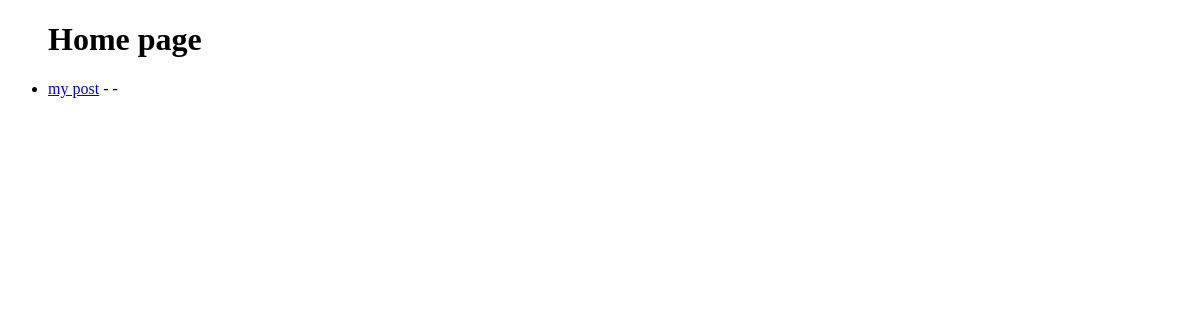
/, run on an earlier commit of the app's database.
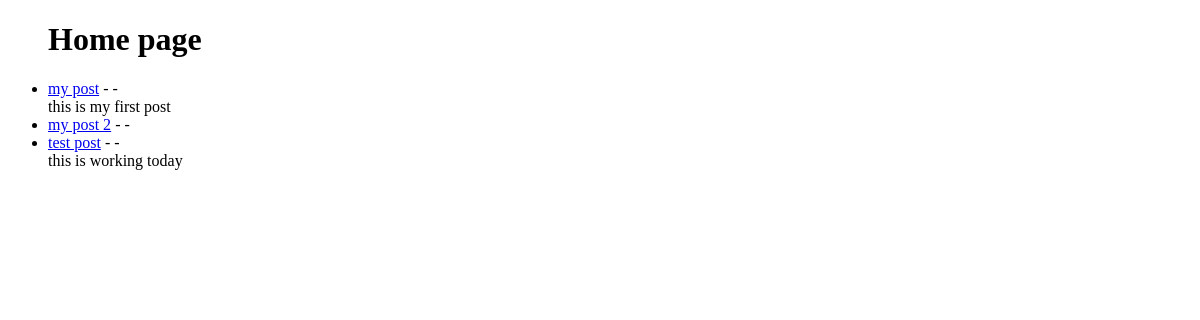
And on a later commit of the database.
### blog/models.py (models this page shows, shortened)
class Post(models.Model):
    title = models.CharField(max_length=255)
    content = models.TextField()
    published_date = models.DateTimeField(auto_now_add=True)
    author = models.ForeignKey(User, on_delete=models.CASCADE)

### blog/views.py (the view)
# urls.py: path('', HomeView.as_view(), name="home"),
class HomeView(ListView):
    model = Post
    template_name = 'base.html'

### blog/templates/base.html (shortened to what this page needs)
<!DOCTYPE html>
<html lang="en">
<head>
</head>
<body>
    <ul>
    <h1>Home page</h1>
    {% for post in object_list %}
    <li><a href="{% url 'post-detail' post.pk %}">{{post.title}}</a> -
    {{post.author.first_name}} -
    {{post.author.last_name}}<br/>
    {{post.content}}
    {% endfor %}
    </ul>
</body>
</html>

What changed in the data, as far as the page shows it:
changed Post "my post": content (not shown) → "this is my first post"
added Post: title "my post 2"
added Post: title "test post", content "this is working today"
